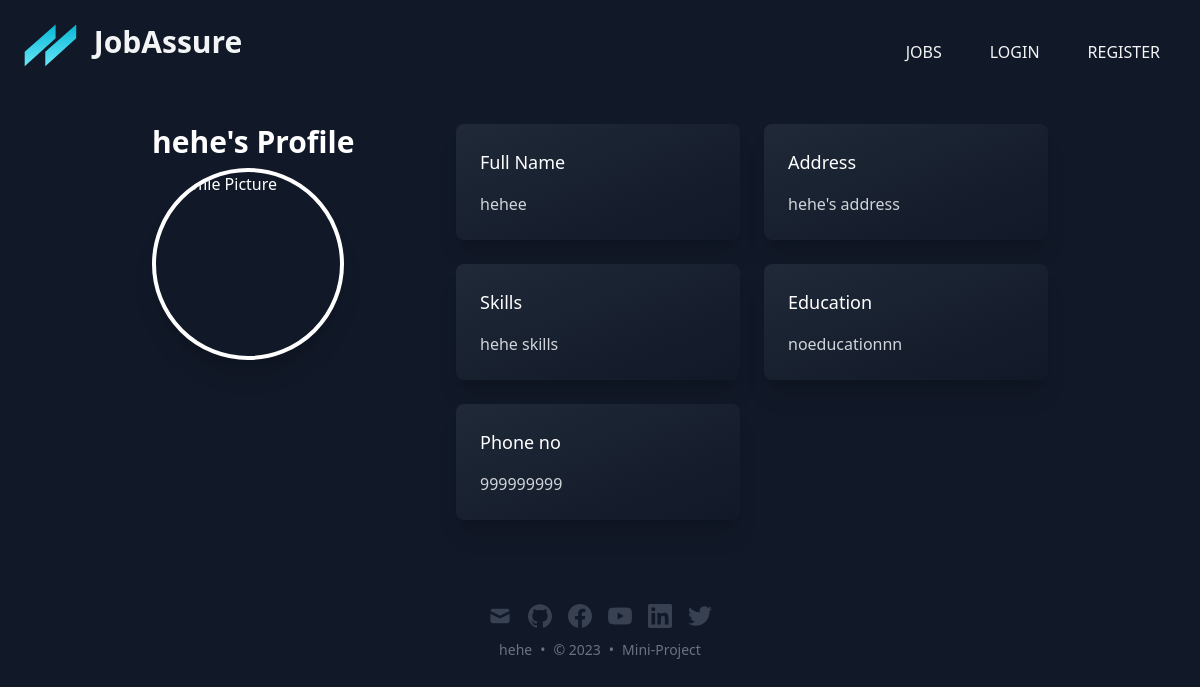
The app's page /dashboard/profile/hehe/ with its own data.
### dash/models.py (models this page shows)
class Profile(models.Model):
    user = models.OneToOneField(User, on_delete=models.CASCADE)
    full_name = models.CharField(max_length=255, blank=True)
    address = models.CharField(max_length=255, blank=True)
    skills = models.CharField(max_length=255, blank=True)
    education = models.CharField(max_length=255, blank=True)
    phoneno = models.CharField(max_length=255, blank=True)
    avatar = AvatarField(upload_to='avatars', null=True, blank=True)

### dash/views.py (the view)
# urls.py: path('/profile/<str:username>/', views.profile_view, name='profile_view'),
def profile_view(request, username):
    user_profile = get_object_or_404(Profile, user__username=username)
    return render(request, 'profile_view.html', {'user_profile': user_profile})

### dash/templates/profile_view.html
{% extends 'base.html' %}
{% load avatar_tags %}
{% block content %}
  <div class="bg-gray-900 text-white px-4 py-5 sm:grid sm:grid-cols-3 sm:gap-4 sm:px-6">
    <div class="mb-4 sm:mb-0">
      <h2 class="text-3xl font-extrabold mb-2">{{ user_profile.user }}'s Profile</h2>
      {% load avatar_tags %}
      {% if user_profile.avatar %}
      <img src="/dashboard{{ user_profile.avatar.url }}" alt="Profile Picture" class="transition duration-300 ease-in-out transform hover:-translate-y-1 hover:scale-110 rounded-full w-48 h-48 object-cover object-center border-4 border-white shadow-xl">
      {% else %}
          <img src="{% avatar_url user_profile.user %}" alt="Profile Picture" class="rounded-full w-48 h-48 object-cover object-center border-4 border-white shadow-xl">
      {% endif %}
    </div>
    <div class="mt-4 sm:mt-0 sm:col-span-2">
      <div class="grid grid-cols-1 gap-6 sm:grid-cols-2">
        <div class="bg-gray-800 rounded-lg shadow-xl p-6 bg-gradient-to-br from-gray-800 to-gray-900 transition duration-300 ease-in-out transform hover:-translate-y-1 hover:scale-110">
          <h3 class="text-lg font-medium mb-4">Full Name</h3>
          <p class="text-gray-300">{{ user_profile.full_name }}</p>
        </div>
        <div class="bg-gray-800 rounded-lg shadow-xl p-6 bg-gradient-to-br from-gray-800 to-gray-900 transition duration-300 ease-in-out transform hover:-translate-y-1 hover:scale-110">
          <h3 class="text-lg font-medium mb-4">Address</h3>
          <p class="text-gray-300">{{ user_profile.address }}</p>
        </div>
        <div class="bg-gray-800 rounded-lg shadow-xl p-6 bg-gradient-to-br from-gray-800 to-gray-900 transition duration-300 ease-in-out transform hover:-translate-y-1 hover:scale-110">
          <h3 class="text-lg font-medium mb-4">Skills</h3>
          <p class="text-gray-300">{{ user_profile.skills }}</p>
        </div>
        <div class="bg-gray-800 rounded-lg shadow-xl p-6 bg-gradient-to-br from-gray-800 to-gray-900 transition duration-300 ease-in-out transform hover:-translate-y-1 hover:scale-110">
          <h3 class="text-lg font-medium mb-4">Education</h3>
          <p class="text-gray-300">{{ user_profile.education }}</p>
        </div>
        <div class="bg-gray-800 rounded-lg shadow-xl p-6 bg-gradient-to-br from-gray-800 to-gray-900 transition duration-300 ease-in-out transform hover:-translate-y-1 hover:scale-110">
          <h3 class="text-lg font-medium mb-4">Phone no</h3>
          <p class="text-gray-300">{{ user_profile.phoneno }}</p>
        </div>
      </div>
    </div>
  </div>
{% endblock %}

### records on screen
Profile: user "hehe", full_name "hehee", address "hehe's address", skills "hehe skills", education "noeducationnn", phoneno "999999999"
